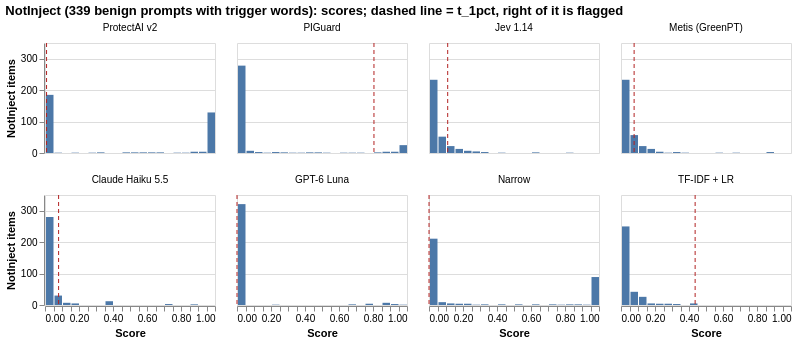

This figure's notebook cell:
### Code cell
ni_mask = ((test_items["tier"] == "2")).to_numpy()
ni = pd.concat([pd.DataFrame({"arm": n, "score": SCORES[n][test][ni_mask],
                              "t_1pct": metrics.thresholds(SCORES[n][dev_benign])["t_1pct"]}) for n in SCORES])
base = alt.Chart().mark_bar().encode(x=alt.X("score:Q", bin=alt.Bin(maxbins=20, extent=[0, 1]), title="Score"),
                                     y=alt.Y("count():Q", title="NotInject items"))
rule = alt.Chart().mark_rule(color="firebrick", strokeDash=[4, 3]).encode(x="mean(t_1pct):Q")
ni_chart = alt.layer(base, rule, data=ni).properties(width=170, height=110).facet(
    facet=alt.Facet("arm:N", sort=ORDER, title=None), columns=4).properties(
    title="NotInject (339 benign prompts with trigger words): scores; dashed line = t_1pct, right of it is flagged")
ni_chart.save("figures/notinject_hist.html"); ni_chart.save("figures/notinject_hist.png", scale_factor=2)
ni_chart

### Figure 1 — Vega-Lite specification as saved in the notebook (floating-point values rounded to 4 significant figures; data arrays with more than 128 entries replaced by an {"elided": "..."} marker saying what was removed)
{"config": {"view": {"continuousWidth": 300, "continuousHeight": 300}}, "data": {"name": "data-68d75311af3a8fef424911689e4f9f3e"}, "facet": {"field": "arm", "sort": ["ProtectAI v2", "PIGuard", "Jev 1.14", "Metis (GreenPT)", "Claude Haiku 5.5", "GPT-6 Luna", "Narrow", "TF-IDF + LR"], "title": null, "type": "nominal"}, "spec": {"layer": [{"mark": {"type": "bar"}, "encoding": {"x": {"bin": {"extent": [0, 1], "maxbins": 20}, "field": "score", "title": "Score", "type": "quantitative"}, "y": {"aggregate": "count", "title": "NotInject items", "type": "quantitative"}}}, {"mark": {"type": "rule", "color": "firebrick", "strokeDash": [4, 3]}, "encoding": {"x": {"aggregate": "mean", "field": "t_1pct", "type": "quantitative"}}}], "height": 110, "width": 170}, "columns": 4, "title": "NotInject (339 benign prompts with trigger words): scores; dashed line = t_1pct, right of it is flagged", "$schema": "https://vega.github.io/schema/vega-lite/v6.4.1.json", "datasets": {"data-68d75311af3a8fef424911689e4f9f3e": {"elided": "2712 records"}}}
